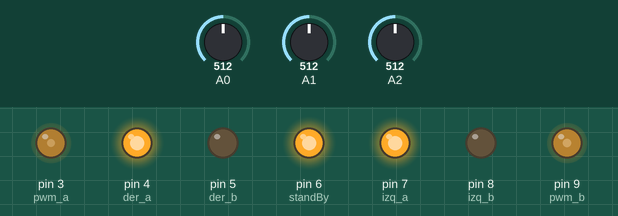
A sketch run on a simulated Arduino Uno, built for the host (arithmetic inside an expression is 32-bit, double 64-bit). Shown: output pins drawn as LEDs (lit = HIGH). Dashed ring = blinking. The test bench sets the inputs (shaded band); at power-on: A0 = 512, A1 = 512, A2 = 512.

Above: at 1.2 s.
1.3 s: A0 set to 623
2.8 s: A0 set to 647
At 4.0 s:
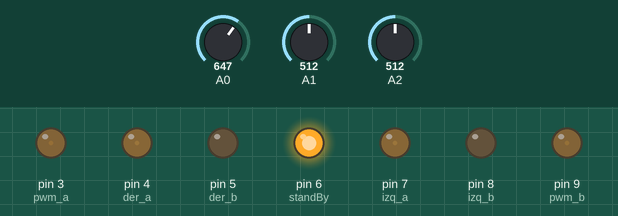
4.3 s: A1 set to 725
5.8 s: A1 set to 756
At 6.25 s:
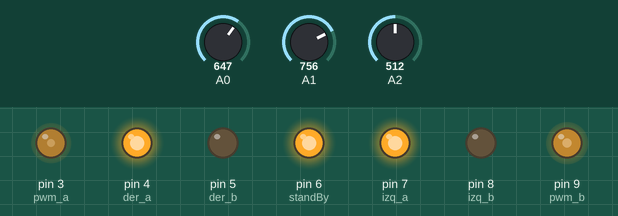
8.8 s: A2 set to 900
At 8.95 s:
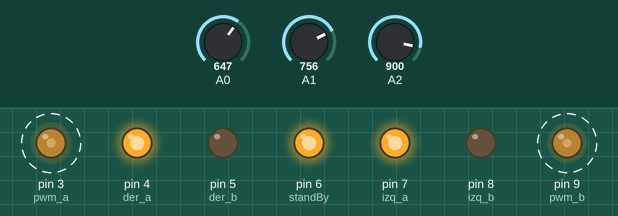
11.8 s: A0 set to 511
Timing chart, 0 to 15.8 s (numbered marks = the images above; inputs shaded):
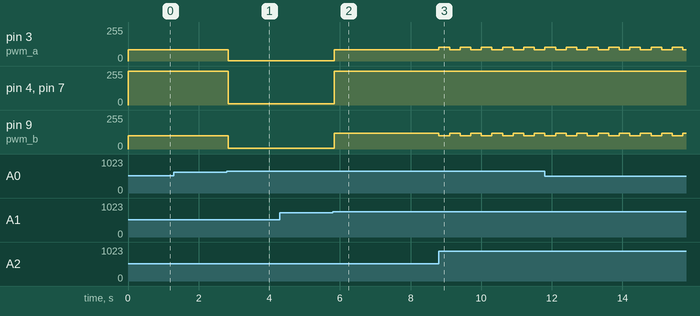

The sketch:

Final_prueba.ino
```cpp
#include <CurieIMU.h>
#include <MadgwickAHRS.h>

Madgwick filter;
unsigned long microsPerReading, microsPrevious;
unsigned long micros_inicio;
unsigned long micros_prev;
const int pwm_a = 3;
const int der_a = 4;
const int der_b = 5;
const int pwm_b = 9;
const int izq_a = 7;
const int izq_b = 8;
const int standBy = 6;
float velDer=80,velIzq=80;

int vel_d = 85;
int vel_i = 100;

float get_distance(){
    int s = analogRead(A0);
    float dist= pow(10,log10(s/1821.2)/-0.65);
    return dist;
}
float get_distance_b(){
    int s = analogRead(A1);
    float dist= pow(10,log10(s/1821.2)/-0.65);
    return dist;
}
float get_distance_c(){
    int s = analogRead(A2);
    float dist= pow(10,log10(s/1821.2)/-0.65);
    return dist;
}
/*
void turn(float targetAngle){
    int aix, aiy, aiz;
    int gix, giy, giz;
    float ax, ay, az;
    float gx, gy, gz;
    float heading;

    unsigned long microsNow;

    microsNow = micros();

        CurieIMU.readMotionSensor(aix, aiy, aiz, gix, giy, giz);
        ax = convertRawAcceleration(aix);
        ay = convertRawAcceleration(aiy);
        az = convertRawAcceleration(aiz);
        gx = convertRawGyro(gix);
        gy = convertRawGyro(giy);
        gz = convertRawGyro(giz);
        filter.updateIMU(gx, gy, gz, ax, ay, az);
        heading = filter.getYaw();
        Serial.println(heading);

        targetAngle=heading+targetAngle;
        target_angle = targetAngle;
        if(targetAngle>=360){
            targetAngle=targetAngle-360;
        }else if(targetAngle<0){
            targetAngle=360+targetAngle;
        }

        Serial.println(heading);
        Serial.println(" ");
        Serial.println(targetAngle);

        bool si=false;

        if(heading+180<targetAngle){
            //giro der
            analogWrite(pwm_a,velDer);//right
            digitalWrite(der_a,LOW);
            digitalWrite(der_b,HIGH);
            analogWrite(pwm_b,velIzq);
            digitalWrite(izq_a,HIGH);
            digitalWrite(izq_b,LOW);
            while(heading<targetAngle && si==false || heading>targetAngle && si==true){
                microsNow = micros();
                if (microsNow - microsPrevious >= microsPerReading) {
                    CurieIMU.readMotionSensor(aix, aiy, aiz, gix, giy, giz);
                    ax = convertRawAcceleration(aix);
                    ay = convertRawAcceleration(aiy);
                    az = convertRawAcceleration(aiz);
                    gx = convertRawGyro(gix);
                    gy = convertRawGyro(giy);
                    gz = convertRawGyro(giz);
                    filter.updateIMU(gx, gy, gz, ax, ay, az);
                    heading = filter.getYaw();
                    Serial.println(heading);
                    microsPrevious = microsPrevious + microsPerReading;
                }
                if(heading>targetAngle){
                    si=true;
                }
            }
            //stop
            analogWrite(pwm_a,0);
            digitalWrite(der_a,LOW);
            digitalWrite(der_b,LOW);
            analogWrite(pwm_b,0);
            digitalWrite(izq_a,LOW);
            digitalWrite(izq_b,LOW);
        }else if(heading-180>targetAngle){
            //giro izq
            analogWrite(pwm_a,velDer);//left
            digitalWrite(der_a,HIGH);
            digitalWrite(der_b,LOW);
            analogWrite(pwm_b,velIzq);
            digitalWrite(izq_a,LOW);
            digitalWrite(izq_b,HIGH);
            while(heading>targetAngle && si==false || heading<targetAngle && si==true){
                microsNow = micros();
                if (microsNow - microsPrevious >= microsPerReading) {
                    CurieIMU.readMotionSensor(aix, aiy, aiz, gix, giy, giz);
                    ax = convertRawAcceleration(aix);
                    ay = convertRawAcceleration(aiy);
                    az = convertRawAcceleration(aiz);
                    gx = convertRawGyro(gix);
                    gy = convertRawGyro(giy);
                    gz = convertRawGyro(giz);
                    filter.updateIMU(gx, gy, gz, ax, ay, az);
                    heading = filter.getYaw();
                    Serial.println(heading);
                    microsPrevious = microsPrevious + microsPerReading;
                }
                if(heading<targetAngle){
                    si=true;
                }
            }
            //stop
            analogWrite(pwm_a,0);
            digitalWrite(der_a,LOW);
            digitalWrite(der_b,LOW);
            analogWrite(pwm_b,0);
            digitalWrite(izq_a,LOW);
            digitalWrite(izq_b,LOW);
        }else if(heading<targetAngle){
            //giro izq
            analogWrite(pwm_a,velDer);//left
            digitalWrite(der_a,HIGH);
            digitalWrite(der_b,LOW);
            analogWrite(pwm_b,velIzq);
            digitalWrite(izq_a,LOW);
            digitalWrite(izq_b,HIGH);
            while(heading<targetAngle){
                microsNow = micros();
                if (microsNow - microsPrevious >= microsPerReading) {
                    CurieIMU.readMotionSensor(aix, aiy, aiz, gix, giy, giz);
                    ax = convertRawAcceleration(aix);
                    ay = convertRawAcceleration(aiy);
                    az = convertRawAcceleration(aiz);
                    gx = convertRawGyro(gix);
                    gy = convertRawGyro(giy);
                    gz = convertRawGyro(giz);
                    filter.updateIMU(gx, gy, gz, ax, ay, az);
                    heading = filter.getYaw();
                    Serial.println(heading);
                    microsPrevious = microsPrevious + microsPerReading;
                }
            }
            //stop
            analogWrite(pwm_a,0);
            digitalWrite(der_a,LOW);
            digitalWrite(der_b,LOW);
            analogWrite(pwm_b,0);
            digitalWrite(izq_a,LOW);
            digitalWrite(izq_b,LOW);
        }else if(heading>targetAngle){
            //giro der
            analogWrite(pwm_a,velDer);//right
            digitalWrite(der_a,LOW);
            digitalWrite(der_b,HIGH);
            analogWrite(pwm_b,velIzq);
            digitalWrite(izq_a,HIGH);
            digitalWrite(izq_b,LOW);
            while(heading>targetAngle){
                microsNow = micros();
                if (microsNow - microsPrevious >= microsPerReading) {
                    CurieIMU.readMotionSensor(aix, aiy, aiz, gix, giy, giz);
                    ax = convertRawAcceleration(aix);
                    ay = convertRawAcceleration(aiy);
                    az = convertRawAcceleration(aiz);
                    gx = convertRawGyro(gix);
                    gy = convertRawGyro(giy);
                    gz = convertRawGyro(giz);
                    filter.updateIMU(gx, gy, gz, ax, ay, az);
                    heading = filter.getYaw();
                    Serial.println(heading);
                    microsPrevious = microsPrevious + microsPerReading;
                }
            }
            //stop
            analogWrite(pwm_a,0);
            digitalWrite(der_a,LOW);
            digitalWrite(der_b,LOW);
            analogWrite(pwm_b,0);
            digitalWrite(izq_a,LOW);
            digitalWrite(izq_b,LOW);
            delay(2000);
        }
}
*/
void setup() {
    pinMode(standBy, OUTPUT);
    pinMode(pwm_a, OUTPUT);
    pinMode(der_a, OUTPUT);
    pinMode(der_b, OUTPUT);
    pinMode(pwm_b, OUTPUT);
    pinMode(izq_a, OUTPUT);
    pinMode(izq_b, OUTPUT);
    digitalWrite(standBy, HIGH);
    Serial.begin(115200);
}

void loop() {
    float distance_i = get_distance_b();
    float distance_d = get_distance_c();
    float distance_f = get_distance();
    analogWrite(pwm_a, vel_d);
    digitalWrite(der_a,HIGH);
    digitalWrite(der_b,LOW);
    analogWrite(pwm_b,vel_i);
    digitalWrite(izq_a,HIGH);
    digitalWrite(izq_b,LOW);
    if(distance_d <= 4.0){
    analogWrite(pwm_a, vel_d+20);
    digitalWrite(der_a,HIGH);
    digitalWrite(der_b,LOW);
    analogWrite(pwm_b,vel_i);
    digitalWrite(izq_a,HIGH);
    digitalWrite(izq_b,LOW);
    delay(300);
    }
    if(distance_i <= 4.0){
    analogWrite(pwm_a, vel_d);
    digitalWrite(der_a,HIGH);
    digitalWrite(der_b,LOW);
    analogWrite(pwm_b,vel_i+20);
    digitalWrite(izq_a,HIGH);
    digitalWrite(izq_b,LOW);
    delay(300);
    }
    if(distance_f <= 5.0){
    analogWrite(pwm_a, 0);
    digitalWrite(der_a,LOW);
    digitalWrite(der_b,LOW);
    analogWrite(pwm_b,0);
    digitalWrite(izq_a,LOW);
    digitalWrite(izq_b,LOW);
    }

}
```

Measured:
- the behaviour switches between 639 and 640 on A0 (found by bisection; images 0 and 1)
- the behaviour switches between 739 and 740 on A1 (found by bisection; images 1 and 2)
- after the input at 1.3 s, every drawn part: stays the same
- after the input at 2.8 s, pin 3 (pwm_a): 85/255 → 3/255 at once; pin 4 (der_a), pin 7 (izq_a): 255/255 → 10/255 at once; pin 9 (pwm_b): 100/255 → 4/255 at once
- after the input at 4.3 s, every drawn part: stays the same
- after the input at 5.8 s, pin 3 (pwm_a): 3/255 → 85/255 at once; pin 4 (der_a), pin 7 (izq_a): 10/255 → 255/255 at once; pin 9 (pwm_b): 4/255 → 120/255 at once
- after the input at 8.8 s, pin 3 (pwm_a): alternates 105/255 for 0.30 s and 85/255 for 0.30 s, starting at once; pin 9 (pwm_b): alternates 120/255 for 0.30 s and 100/255 for 0.30 s, starting at once
